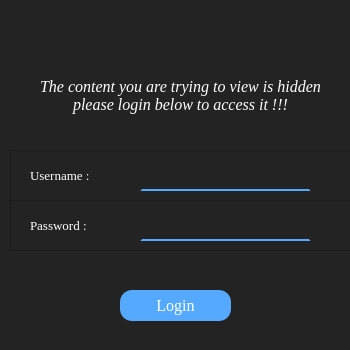
<?xml version="1.0" encoding="UTF-8"?>
<ui version="4.0">
 <class>Login</class>
 <widget class="QMainWindow" name="Login">
  <property name="geometry">
   <rect>
    <x>0</x>
    <y>0</y>
    <width>350</width>
    <height>350</height>
   </rect>
  </property>
  <property name="minimumSize">
   <size>
    <width>350</width>
    <height>350</height>
   </size>
  </property>
  <property name="maximumSize">
   <size>
    <width>350</width>
    <height>350</height>
   </size>
  </property>
  <property name="windowTitle">
   <string>MainWindow</string>
  </property>
  <property name="styleSheet">
   <string notr="true">background-color: rgb(35, 35, 35);</string>
  </property>
  <widget class="QWidget" name="centralwidget">
   <widget class="QLabel" name="label">
    <property name="geometry">
     <rect>
      <x>100</x>
      <y>40</y>
      <width>151</width>
      <height>51</height>
     </rect>
    </property>
    <property name="text">
     <string>TextLabel</string>
    </property>
   </widget>
   <widget class="QLabel" name="label_2">
    <property name="geometry">
     <rect>
      <x>30</x>
      <y>60</y>
      <width>301</width>
      <height>71</height>
     </rect>
    </property>
    <property name="font">
     <font>
      <family>Georgia</family>
      <pointsize>12</pointsize>
      <italic>true</italic>
     </font>
    </property>
    <property name="styleSheet">
     <string notr="true">color: rgb(255, 255, 255);</string>
    </property>
    <property name="text">
     <string>The content you are trying to view is hidden please login below to access it !!!</string>
    </property>
    <property name="alignment">
     <set>Qt::AlignCenter</set>
    </property>
    <property name="wordWrap">
     <bool>true</bool>
    </property>
   </widget>
   <widget class="QLabel" name="label_3">
    <property name="geometry">
     <rect>
      <x>160</x>
      <y>20</y>
      <width>31</width>
      <height>31</height>
     </rect>
    </property>
    <property name="text">
     <string/>
    </property>
    <property name="pixmap">
     <pixmap>cil-lock-locked.png</pixmap>
    </property>
    <property name="scaledContents">
     <bool>true</bool>
    </property>
   </widget>
   <widget class="QFrame" name="frame">
    <property name="geometry">
     <rect>
      <x>10</x>
      <y>150</y>
      <width>341</width>
      <height>51</height>
     </rect>
    </property>
    <property name="frameShape">
     <enum>QFrame::StyledPanel</enum>
    </property>
    <property name="frameShadow">
     <enum>QFrame::Raised</enum>
    </property>
    <widget class="QLabel" name="label_4">
     <property name="geometry">
      <rect>
       <x>20</x>
       <y>10</y>
       <width>91</width>
       <height>31</height>
      </rect>
     </property>
     <property name="font">
      <font>
       <family>Georgia</family>
       <pointsize>10</pointsize>
      </font>
     </property>
     <property name="styleSheet">
      <string notr="true">color: rgb(255, 255, 255);</string>
     </property>
     <property name="text">
      <string>Username :</string>
     </property>
    </widget>
    <widget class="QTextEdit" name="textEdit">
     <property name="geometry">
      <rect>
       <x>130</x>
       <y>10</y>
       <width>171</width>
       <height>31</height>
      </rect>
     </property>
     <property name="styleSheet">
      <string notr="true">color: rgb(255, 255, 255);
font: 9pt;
border:2px solid blue;
border-color: rgb(35, 35, 35);
border-bottom-color: rgb(85, 170, 255);
</string>
     </property>
    </widget>
   </widget>
   <widget class="QFrame" name="frame_2">
    <property name="geometry">
     <rect>
      <x>10</x>
      <y>200</y>
      <width>341</width>
      <height>51</height>
     </rect>
    </property>
    <property name="frameShape">
     <enum>QFrame::StyledPanel</enum>
    </property>
    <property name="frameShadow">
     <enum>QFrame::Raised</enum>
    </property>
    <widget class="QLabel" name="label_5">
     <property name="geometry">
      <rect>
       <x>20</x>
       <y>10</y>
       <width>91</width>
       <height>31</height>
      </rect>
     </property>
     <property name="font">
      <font>
       <family>Georgia</family>
       <pointsize>10</pointsize>
      </font>
     </property>
     <property name="styleSheet">
      <string notr="true">color: rgb(255, 255, 255);</string>
     </property>
     <property name="text">
      <string>Password :</string>
     </property>
    </widget>
    <widget class="QTextEdit" name="textEdit_2">
     <property name="geometry">
      <rect>
       <x>130</x>
       <y>10</y>
       <width>171</width>
       <height>31</height>
      </rect>
     </property>
     <property name="styleSheet">
      <string notr="true">color: rgb(255, 255, 255);
font: 9pt;
border:2px solid blue;
border-color: rgb(35, 35, 35);
border-bottom-color: rgb(85, 170, 255);
</string>
     </property>
    </widget>
   </widget>
   <widget class="QPushButton" name="pushButton">
    <property name="geometry">
     <rect>
      <x>120</x>
      <y>290</y>
      <width>111</width>
      <height>31</height>
     </rect>
    </property>
    <property name="font">
     <font>
      <family>Georgia</family>
      <pointsize>12</pointsize>
     </font>
    </property>
    <property name="styleSheet">
     <string notr="true">color: rgb(255, 255, 255);
background-color: rgb(85, 170, 255);
border-radius:12px;</string>
    </property>
    <property name="text">
     <string>Login</string>
    </property>
   </widget>
  </widget>
  <widget class="QStatusBar" name="statusbar"/>
 </widget>
 <resources/>
 <connections/>
</ui>
